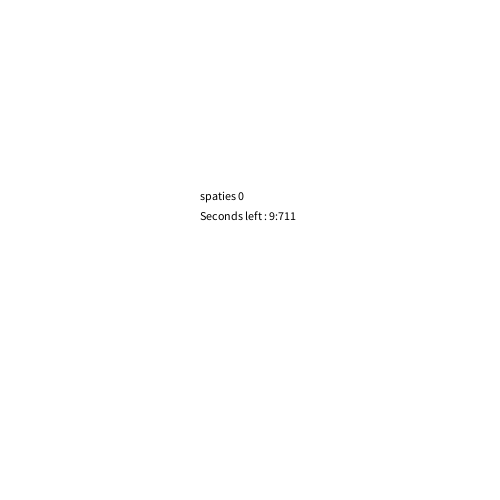
Frame 1 (no input)
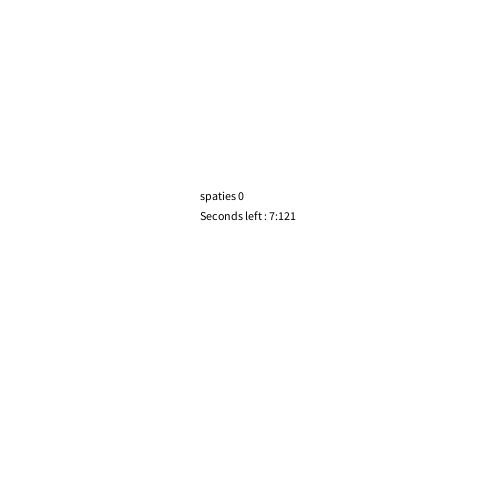
Frame 60 (the mouse pressed at the canvas centre just before this capture)
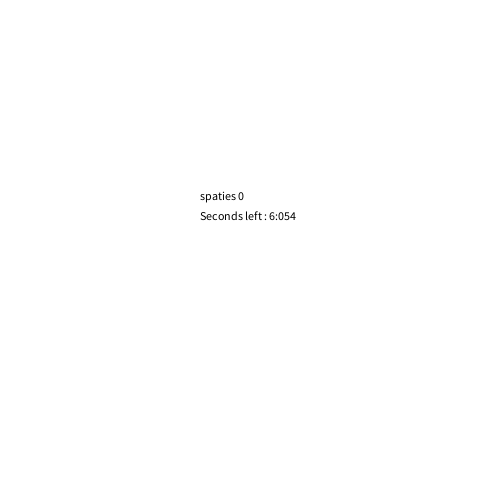
Frame 120 (the mouse held since frame 60 and released just before this capture)

The Processing sketch that drew these frames (run headless with seeded random() and noise(); from frame 60 on, the mouse is pressed at the canvas centre):

// Processing sketch: H12_opd_2
// ── H12_opd_2.pde
int seconden;
int leftAmount;
int millisLeft;
int aantalspaties = 0;
boolean racing = true;

void setup(){
  size(500,500);
}

void draw(){
  background(255,255,255);
  
   seconden = millis()/1000;
   leftAmount = 9 - seconden;
   millisLeft = 1000 - (millis()%1000);
   
   if(!racing){
     leftAmount = 0;  
     millisLeft = 0;
   }
   
   if(seconden >= 10){
     racing = false;
   }
   
   fill(0,0,0);
   text("spaties " + aantalspaties, 200,200);
   text("Seconds left " + ": " + leftAmount + ":" + nf(millisLeft, 3), 200,220);
}

void keyReleased(){
  if(keyCode == 32 && racing){
    aantalspaties++;
  }
}
